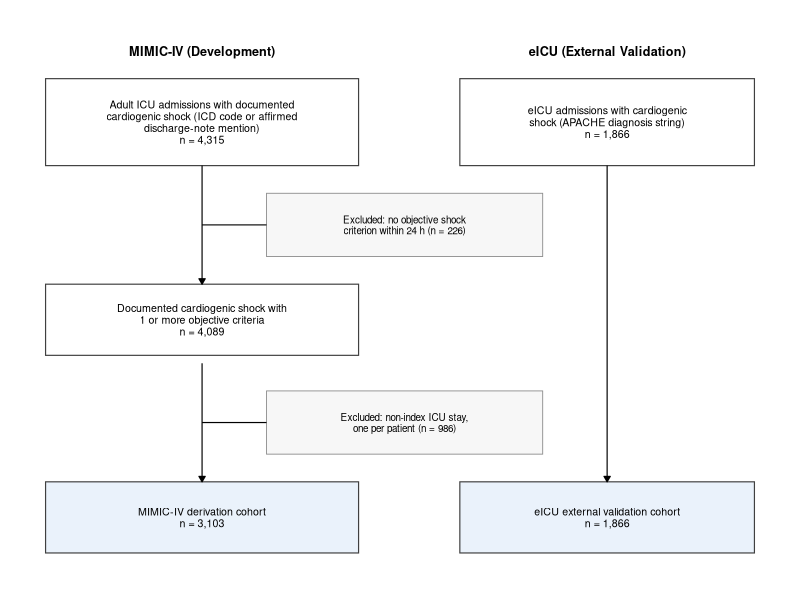
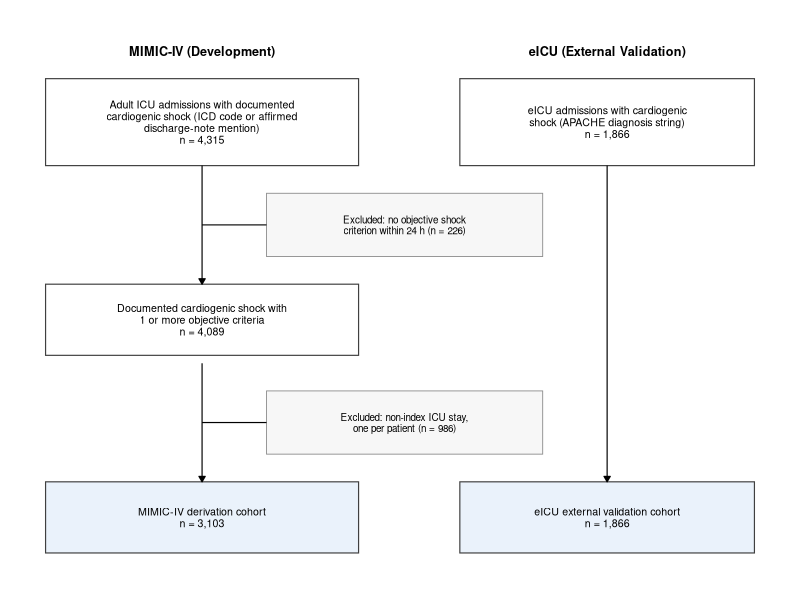
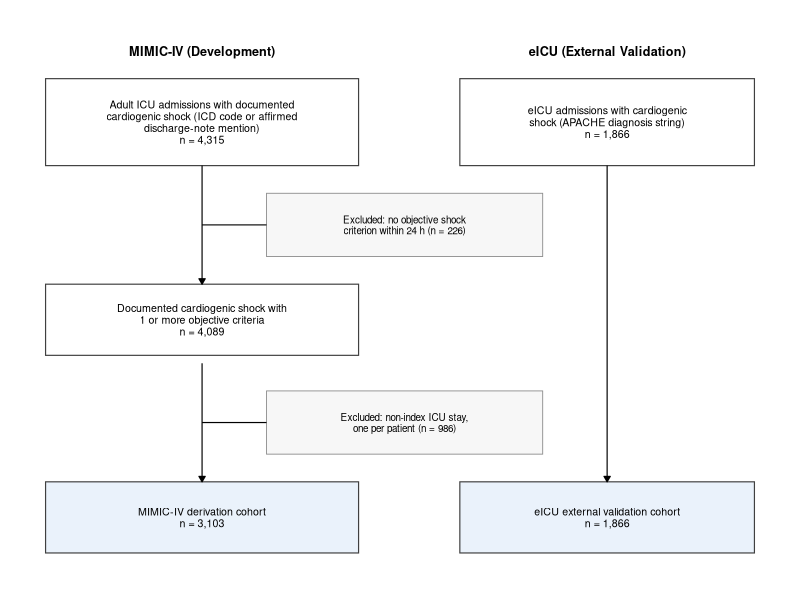

Here is the R script that generated these plots, in order:
suppressMessages(library(ggplot2))
FIG="outputs/figures"
box <- function(x,y,w,h,label,fill="white") data.frame(x=x,y=y,w=w,h=h,label=label,fill=fill)
B <- rbind(
 box(2.0,9.0,3.4,1.1,"Adult ICU admissions with documented\ncardiogenic shock (ICD code or affirmed\ndischarge-note mention)\nn = 4,315"),
 box(2.0,6.5,3.4,0.9,"Documented cardiogenic shock with\n1 or more objective criteria\nn = 4,089"),
 box(2.0,4.0,3.4,0.9,"MIMIC-IV derivation cohort\nn = 3,103","#EAF2FB"),
 box(6.4,9.0,3.2,1.1,"eICU admissions with cardiogenic\nshock (APACHE diagnosis string)\nn = 1,866"),
 box(6.4,4.0,3.2,0.9,"eICU external validation cohort\nn = 1,866","#EAF2FB"))
E <- rbind(
 box(4.2,7.7,3.0,0.8,"Excluded: no objective shock\ncriterion within 24 h (n = 226)","#F7F7F7"),
 box(4.2,5.2,3.0,0.8,"Excluded: non-index ICU stay,\none per patient (n = 986)","#F7F7F7"))
arr <- data.frame(x=c(2.0,2.0,6.4),xe=c(2.0,2.0,6.4),y=c(8.45,5.95,8.45),ye=c(6.95,4.45,4.45))
side <- data.frame(x=c(2.0,2.0),xe=c(2.7,2.7),y=c(7.7,5.2),ye=c(7.7,5.2))
g <- ggplot() +
 geom_tile(data=B, aes(x,y,width=w,height=h,fill=fill), colour="grey25", linewidth=0.4) +
 geom_tile(data=E, aes(x,y,width=w,height=h), fill="#F7F7F7", colour="grey55", linewidth=0.3) +
 geom_text(data=B, aes(x,y,label=label), size=2.7, family="Helvetica", lineheight=0.92) +
 geom_text(data=E, aes(x,y,label=label), size=2.5, family="Helvetica", lineheight=0.92) +
 geom_segment(data=arr, aes(x=x,xend=xe,y=y,yend=ye), arrow=arrow(length=unit(0.16,"cm"),type="closed"), linewidth=0.4) +
 geom_segment(data=side, aes(x=x,xend=xe,y=y,yend=ye), linewidth=0.4) +
 scale_fill_identity() +
 annotate("text", x=2.0, y=9.9, label="MIMIC-IV (Development)", fontface="bold", size=3.2, family="Helvetica") +
 annotate("text", x=6.4, y=9.9, label="eICU (External Validation)", fontface="bold", size=3.2, family="Helvetica") +
 coord_cartesian(xlim=c(0.2,8.1), ylim=c(3.3,10.2)) + theme_void()
ggsave(file.path(FIG,"Figure1_consort.tiff"), g, width=7, height=5, dpi=600, compression="lzw")
ggsave(file.path(FIG,"Figure1_consort.pdf"), g, width=7, height=5)
ggsave(file.path(FIG,"Figure1_consort.png"), g, width=7, height=5, dpi=600)
cat("Figure 1 CONSORT saved\n")
